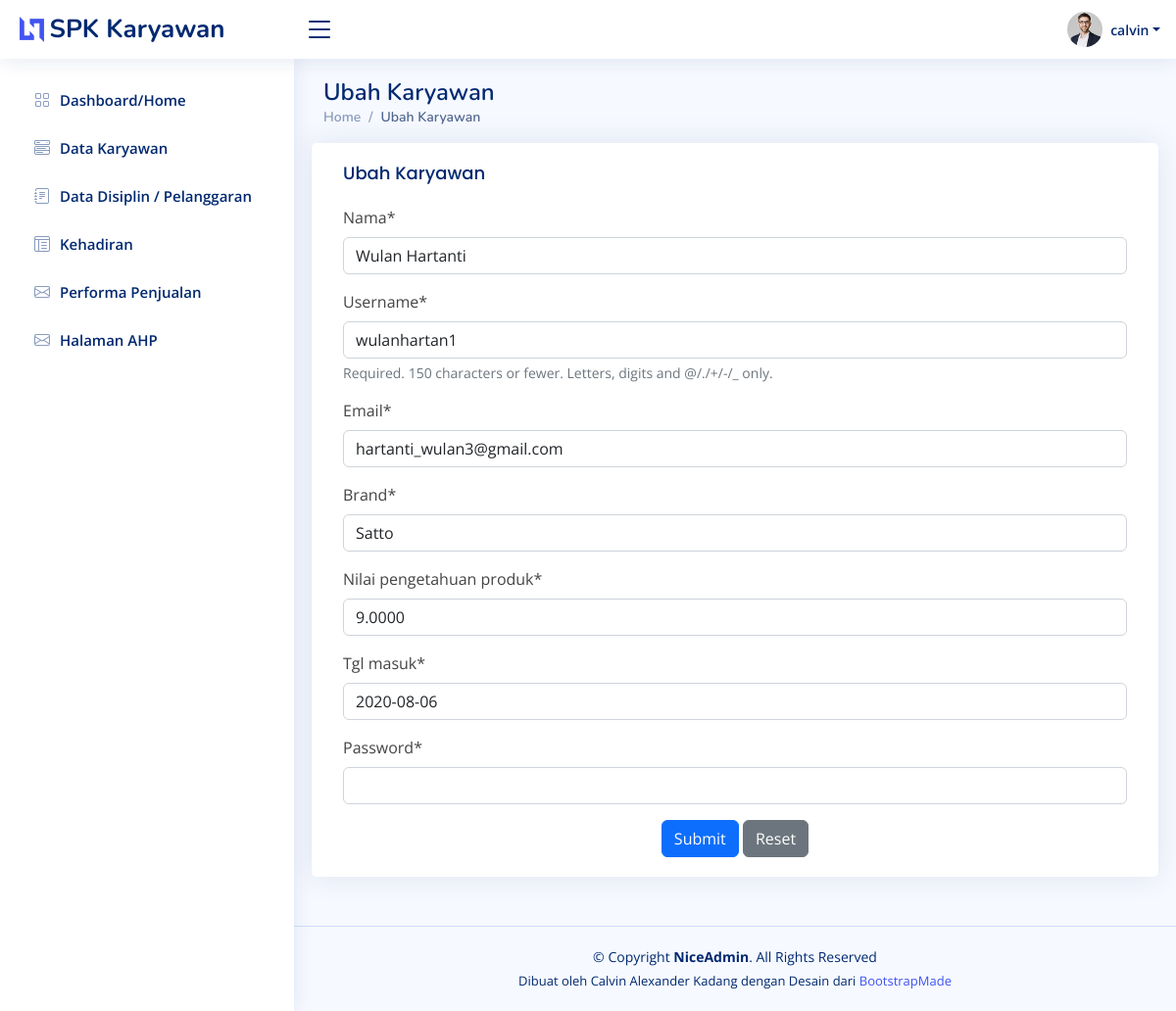
/ubahkaryawan/17/ (signed in), run on the app's committed database.
### base/models.py (models this page shows, shortened)
class User(AbstractUser):
    nama = models.CharField(max_length=200, null=True)
    email = models.EmailField(unique=True, null=True)
    brand = models.CharField(max_length=200, null=True)
    tgl_masuk = models.DateTimeField(null=True)
    hari_ini = models.DateTimeField(auto_now=True)
    nilai_pengetahuan_produk = models.DecimalField(null=True, blank=False, max_digits=7, decimal_places=4)
    deskripsi_pengetahuan_produk = models.CharField(max_length=200, null=True, blank=True)

### base/views.py (the view, shortened to what this page needs)
# urls.py: path('ubahkaryawan/<str:pk>/', views.ubahkaryawan, name='ubahkaryawan'),
@login_required(login_url='login')
def ubahkaryawan(request, pk):
    page = 'ubahkaryawan'
    user = User.objects.get(id=pk)
    pengetahuan = User.objects.get(id=pk)
    form = UserChange(instance=user, initial={'password': ''})
    context = {
		'form': form,
        'page': page
	}
    return render(request, 'base/tambahkaryawan.html', context)

### base/forms.py
class UserChange(ModelForm):
    class Meta:
        model = User
        fields = ['nama', 'username', 'email', 'brand', 'nilai_pengetahuan_produk', 'tgl_masuk', 'password']
    def __init__(self, *args, **kwargs):
        super(UserChange, self).__init__(*args, **kwargs)
        self.fields['tgl_masuk'] = forms.DateField(initial=date.today())

### base/templates/base/tambahkaryawan.html (shortened to what this page needs)
{% extends 'main.html' %}
{% load static %}
{% load crispy_forms_tags %}
{% block content %}
<main id="main" class="main">
    <div class="pagetitle">
        {% if page == 'ubahprofil' %}
        <h1>Ubah Profil</h1>
        {% elif page == 'karyawan'%}
        <h1>Tambah Karyawan</h1>
        {% elif page == 'ubahkaryawan'%}
        <h1>Ubah Karyawan</h1>
        {% else %}
        <h1>Halaman Rusak</h1>
        {% endif %}
        <nav>
            <ol class="breadcrumb">
                <li class="breadcrumb-item"><a href="{% url 'home' %}">Home</a></li>
                {% if page == 'ubahprofil' %}
                <li class="breadcrumb-item active">Ubah Profil</li>
                {% elif page == 'karyawan'%}
                <li class="breadcrumb-item active">Tambah Karyawan</li>
                {% elif page == 'ubahkaryawan'%}
                <li class="breadcrumb-item active">Ubah Karyawan</li>
                {% else %}
                <li class="breadcrumb-item active">Halaman Rusak</li>
                {% endif %}
            </ol>
        </nav>
    </div>
    <section class="section dashboard">
        <div class="row">
        <div class="card">
            <div class="card-body">
                {% if page == 'ubahprofil' %}
                <h5 class="card-title">Ubah Profil</h5>
                {% elif page == 'karyawan'%}
                <h5 class="card-title">Tambah Karyawan</h5>
                {% elif page == 'ubahkaryawan'%}
                <h5 class="card-title">Ubah Karyawan</h5>
                {% else %}
                <h5 class="card-title">Halaman Rusak</h5>
                {% endif %}
                <form method="POST" action="">
                    {{ form|crispy }}
                    <div class="text-center">
                        <button type="submit" class="btn btn-primary">Submit</button>
                        <button type="reset" class="btn btn-secondary">Reset</button>
                    </div>
                </form>
            </div>
        </div>
        </div>
    </section>
</main>
{% endblock content %}

### templates/navbar.html (shortened to what this page needs)
{% load static %}
<header id="header" class="header fixed-top d-flex align-items-center">
    <div class="d-flex align-items-center justify-content-between">
        {% if request.user.is_staff %}
            <a href="{% url 'home' %}" class="logo d-flex align-items-center">
                <img src="{% static 'assets/img/logo.png'%}" alt="">
                <span class="d-none d-lg-block">SPK Karyawan</span>
            </a>
            <i class="bi bi-list toggle-sidebar-btn"></i>
        {% else %}
                <a href="{% url 'home1' %}" class="logo d-flex align-items-center">
                    <img src="{% static 'assets/img/logo.png'%}" alt="">
                    <span class="d-none d-lg-block">SPK Karyawan</span>
                </a>
                <i class="bi bi-list toggle-sidebar-btn"></i>
        {% endif %}
    </div>
    <nav class="header-nav ms-auto">
        <ul class="d-flex align-items-center">
            <li class="nav-item dropdown pe-3">
                <a class="nav-link nav-profile d-flex align-items-center pe-0" href="#" data-bs-toggle="dropdown">
                    <img src="{% static 'assets/img/profile-img.jpg'%}" alt="Profile" class="rounded-circle">
                    <span class="d-none d-md-block dropdown-toggle ps-2">{{ request.user.username }}</span>
                </a>
            </li>
        </ul>
    </nav>
</header>
<aside id="sidebar" class="sidebar">
    <ul class="sidebar-nav" id="sidebar-nav">
        {% if request.user.is_staff %}
            {% if page == 'home' %}
                <li class="nav-item">
                    <a class="nav-link " href="{% url 'home' %}">
                        <i class="bi bi-grid"></i>
                        <span>Dashboard/Home</span>
                    </a>
                </li>
            {% else %}
                <li class="nav-item">
                    <a class="nav-link collapsed" href="{% url 'home' %}">
                        <i class="bi bi-grid"></i>
                        <span>Dashboard/Home</span>
                    </a>
                </li>
            {% endif %}
        {% endif %}
        {% if request.user.is_staff %}
            {% if page == 'karyawan' %}
                <li class="nav-item">
                    <a class="nav-link " href="{% url 'data_karyawan' %}">
                        <i class="bi bi-menu-button-wide"></i>
                        <span>Data Karyawan</span>
                    </a>
                </li>
            {% else %}
                <li class="nav-item">
                    <a class="nav-link collapsed" href="{% url 'data_karyawan' %}">
                        <i class="bi bi-menu-button-wide"></i>
                        <span>Data Karyawan</span>
                    </a>
                </li>
            {% endif %}
            {% if page == 'disiplin' %}
                <li class="nav-item">
                    <a class="nav-link " href="{% url 'disiplin' %}">
                        <i class="bi bi-journal-text"></i>
                        <span>Data Disiplin / Pelanggaran</span>
                    </a>
                </li>
            {% else %}
                <li class="nav-item">
                    <a class="nav-link collapsed" href="{% url 'disiplin' %}">
                        <i class="bi bi-journal-text"></i>
                        <span>Data Disiplin / Pelanggaran</span>
                    </a>
                </li>
            {% endif %}
            {% if page == 'kehadiran' %}
                <li class="nav-item">
                    <a class="nav-link " href="{% url 'kehadiran' %}">
                        <i class="bi bi-layout-text-window-reverse"></i>
                        <span>Kehadiran</span>
                    </a>
                </li>
            {% else %}
                <li class="nav-item">
                    <a class="nav-link collapsed" href="{% url 'kehadiran' %}">
                        <i class="bi bi-layout-text-window-reverse"></i>
                        <span>Kehadiran</span>
                    </a>
                </li>
            {% endif %}
            {% if page == 'performa_penjualan' %}
                <li class="nav-item">
                    <a class="nav-link " href="{% url 'performapenjualan' %}">
                        <i class="bi bi-envelope"></i>
                        <span>Performa Penjualan</span>
                    </a>
                </li>
            {% else %}
                <li class="nav-item">
                    <a class="nav-link collapsed" href="{% url 'performapenjualan' %}">
                        <i class="bi bi-envelope"></i>
                        <span>Performa Penjualan</span>
                    </a>
                </li>
            {% endif %}
            {% if page == 'ahp' %}
            <li class="nav-item">
                <a class="nav-link " href="{% url 'nilai_ahp' %}">
                    <i class="bi bi-envelope"></i>
                    <span>Halaman AHP</span>
                </a>
            </li>
            {% else %}
            <li class="nav-item">
                <a class="nav-link collapsed" href="{% url 'nilai_ahp' %}">
                    <i class="bi bi-envelope"></i>
                    <span>Halaman AHP</span>
                </a>
            </li>
            {% endif %}
        {% endif %}
    </ul>
</aside>

### static/assets/css/style.css (style rules this page uses)
:root { scroll-behavior: smooth; }
body { font-family: "Open Sans", sans-serif; background: #f6f9ff; color: #444444; }
a { color: #4154f1; text-decoration: none; }
h1, h2, h3, h4, h5, h6 { font-family: "Nunito", sans-serif; }
#main { margin-top: 60px; padding: 20px 30px; transition: all 0.3s; }
.pagetitle { margin-bottom: 10px; }
.pagetitle h1 { font-size: 24px; margin-bottom: 0; font-weight: 600; color: #012970; }
.card { margin-bottom: 30px; border: none; border-radius: 5px; box-shadow: 0px 0 30px rgba(1, 41, 112, 0.1); }
.card-title { padding: 20px 0 15px 0; font-size: 18px; font-weight: 500; color: #012970; font-family: "Poppins", sans-serif; }
.card-body { padding: 0 20px 20px 20px; }
.breadcrumb { font-size: 14px; font-family: "Nunito", sans-serif; color: #899bbd; font-weight: 600; }
.breadcrumb a { color: #899bbd; transition: 0.3s; }
.breadcrumb .breadcrumb-item::before { color: #899bbd; }
.breadcrumb .active { color: #51678f; font-weight: 600; }
.logo { line-height: 1; }
@media (min-width: 1200px) { .logo { width: 280px; } }
.logo img { max-height: 26px; margin-right: 6px; }
.logo span { font-size: 26px; font-weight: 700; color: #012970; font-family: "Nunito", sans-serif; }
.header { transition: all 0.5s; z-index: 997; height: 60px; box-shadow: 0px 2px 20px rgba(1, 41, 112, 0.1); background-color: #fff; padding-left: 20px; }
.header .toggle-sidebar-btn { font-size: 32px; padding-left: 10px; cursor: pointer; color: #012970; }
.header-nav ul { list-style: none; }
.header-nav>ul { margin: 0; padding: 0; }
.header-nav .nav-profile { color: #012970; }
.header-nav .nav-profile img { max-height: 36px; }
.header-nav .nav-profile span { font-size: 14px; font-weight: 600; }
.sidebar { position: fixed; top: 60px; left: 0; bottom: 0; width: 300px; z-index: 996; transition: all 0.3s; padding: 20px; overflow-y: auto; scrollbar-width: thin; scrollbar-color: #aab7cf transparent; box-shadow: 0px 0px 20px rgba(1, 41, 112, 0.1); background-color: #fff; }
@media (min-width: 1200px) { #main, #footer { margin-left: 300px; } }
.sidebar-nav { padding: 0; margin: 0; list-style: none; }
.sidebar-nav li { padding: 0; margin: 0; list-style: none; }
.sidebar-nav .nav-item { margin-bottom: 5px; }
.sidebar-nav .nav-link { display: flex; align-items: center; font-size: 15px; font-weight: 600; color: #4154f1; transition: 0.3; background: #f6f9ff; padding: 10px 15px; border-radius: 4px; }
.sidebar-nav .nav-link i { font-size: 16px; margin-right: 10px; color: #4154f1; }
.sidebar-nav .nav-link.collapsed { color: #012970; background: #fff; }
.sidebar-nav .nav-link.collapsed i { color: #899bbd; }

### data on the page
User: user.username "calvin"
User: nama "Wulan Hartanti", username "wulanhartan1", email "hartanti_wulan3@gmail.com", brand "Satto", nilai_pengetahuan_produk "9.0000", tgl_masuk "2020-08-06"
